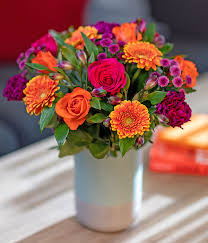
%> input picture 0303/flowers.jpg, 208 x 243 px
$ octave W03_03.m   (GNU Octave 9; MATLAB toolbox functions it lacks are replaced by stand-ins)
%> lines starting %> are read from the running program, lines starting %| are printed output that depends on the picture; in (x1, y1, x2, y2) boxes, pixels count from 0 and x2, y2 are one past the last pixel; in counts of white or black regions, pixels touching at a corner belong together; the program's own positions count from 1
% 將 RGB 圖像或顏色 mapping to gray, HSV
% adjust uint16 -> uint 64, uint 8 ->16~
close all;
clear all;
clc;

RGB = imread("flowers.jpg");
%> RGB is the input picture: size 243x208x3 uint8; mean R, G, B 149, 105.4, 97
Gray = rgb2gray(RGB);
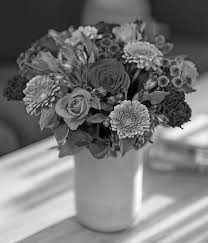
%> Gray: size 243x208 uint8; min 0, max 254, mean 117.5
BW = im2bw(Gray);
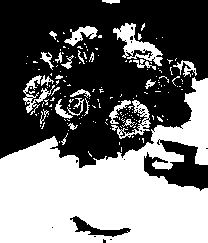
%> BW: size 243x208 logical; 44.9% white; 169 white regions (142 under 20 px), largest, box (x1, y1, x2, y2) and area: (0, 77, 208, 243) 19034, (113, 23, 163, 66) 771, (111, 100, 151, 139) 375
BW3 = im2bw(Gray, 0.3);
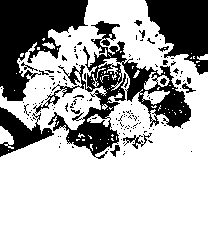
%> BW3: size 243x208 logical; 69.5% white; 142 black regions (125 under 20 px), largest, box (x1, y1, x2, y2) and area: (33, 21, 191, 159) 5529, (0, 0, 88, 101) 4834, (145, 0, 208, 75) 2975
BW7 = im2bw(RGB, 0.7);
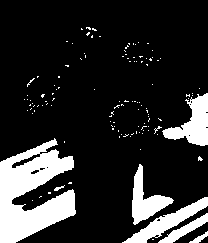
%> BW7: size 243x208 logical; 17.3% white; 122 white regions (115 under 20 px), largest, box (x1, y1, x2, y2) and area: (0, 138, 76, 243) 4651, (162, 93, 208, 146) 1187, (122, 197, 208, 243) 1052
rgb_adjusted = imadjust(RGB, [0.8 0.99], []);
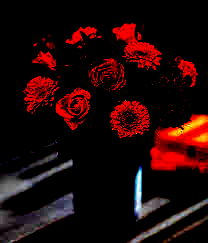
%> rgb_adjusted: size 243x208x3 uint8; mean R, G, B 33.5, 7.8, 7.4


figure;
subplot(1,4,1), imshow(RGB), title('Original');
% subplot(1,4,2), imshow(Gray), title('Gray');
% subplot(1,4,3), imshow(rgb_adjusted), title('Adjusted');
subplot(1,4,4), imshow(BW7), title('B&W0.7');

subplot(1,4,2), imshow(BW), title('B&W');
subplot(1,4,3), imshow(BW3), title('B&W0.3');

$ run again, with 0303/fruit bowl.jpg copied over 0303/flowers.jpg
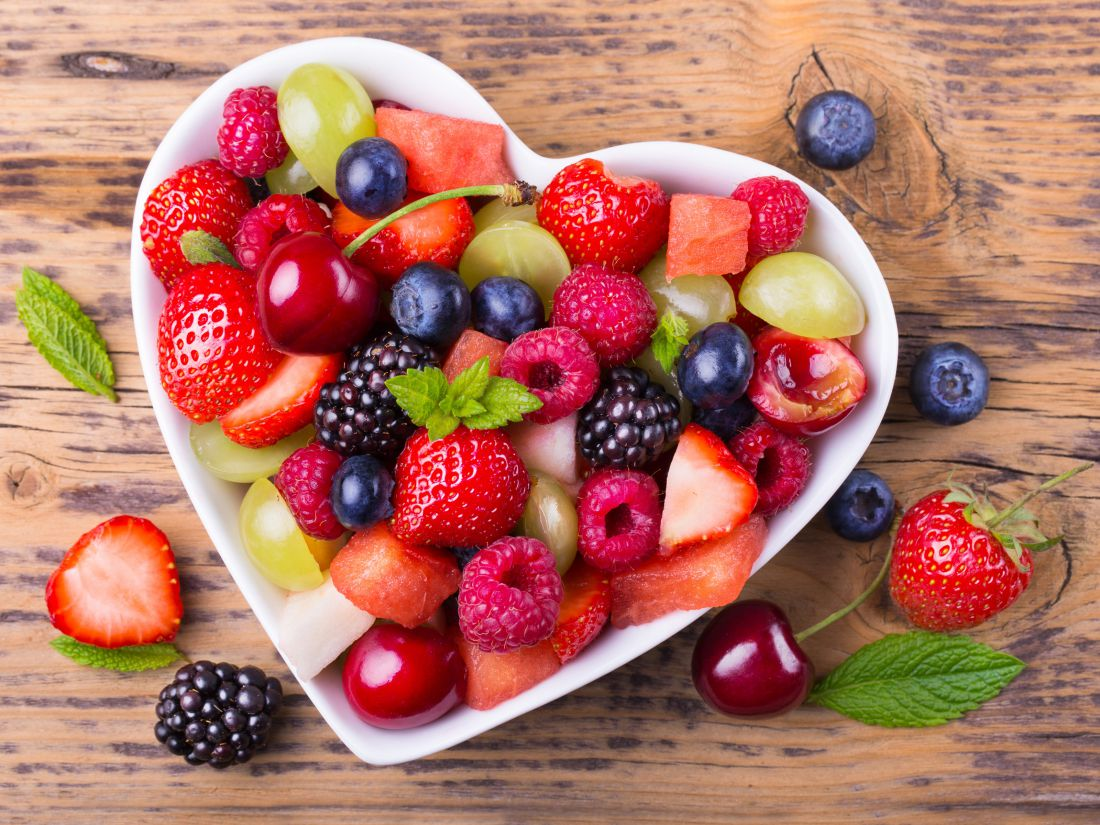
%> input picture 0303/fruit bowl.jpg, 1100 x 825 px
%> RGB is the input picture: size 825x1100x3 uint8; mean R, G, B 177.1, 114.7, 100
%> `BW = im2bw(Gray);`:
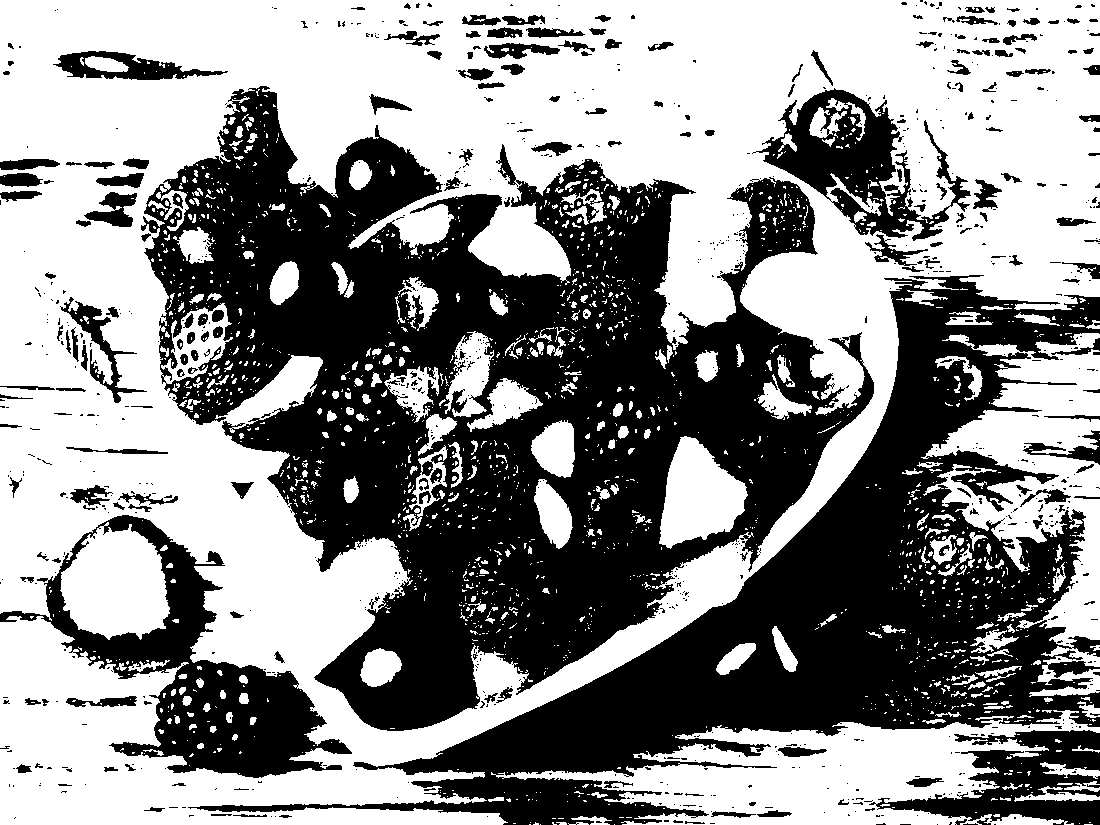
%> BW: size 825x1100 logical; 55.3% white; 939 black regions (731 under 20 px), largest, box (x1, y1, x2, y2) and area: (141, 86, 874, 731) 208404, (188, 275, 1100, 825) 122605, (0, 515, 352, 778) 25395
%> BW3: size 825x1100 logical; 78% white; 1510 black regions (1360 under 20 px), largest, box (x1, y1, x2, y2) and area: (147, 90, 853, 723) 119527, (447, 468, 976, 751) 36133, (156, 661, 309, 776) 10155
%> BW7: size 825x1100 logical; 24.5% white; 1338 white regions (1120 under 20 px), largest, box (x1, y1, x2, y2) and area: (0, 0, 898, 765) 139159, (510, 0, 969, 135) 23666, (0, 705, 179, 793) 6149
%> `rgb_adjusted = imadjust(RGB, [0.8 0.99], []);`:
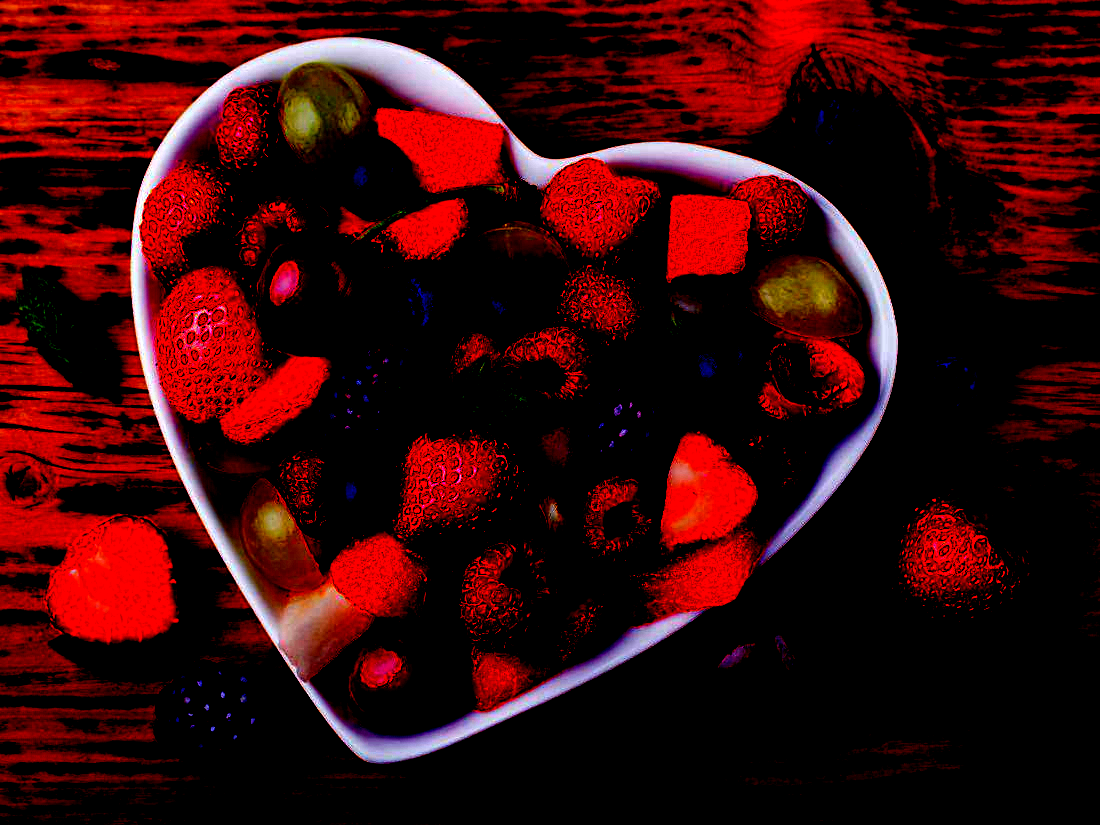
%> rgb_adjusted: size 825x1100x3 uint8; mean R, G, B 58.6, 8.9, 10.2

$ run again, with 0303/fruits.jpg copied over 0303/flowers.jpg
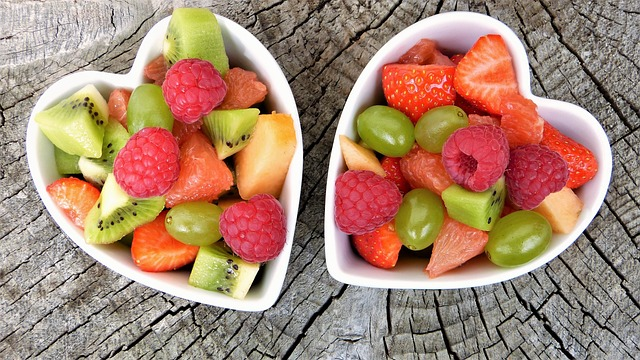
%> input picture 0303/fruits.jpg, 640 x 360 px
%> RGB is the input picture: size 360x640x3 uint8; mean R, G, B 168.4, 133.7, 112.9
%> `BW = im2bw(Gray);`:
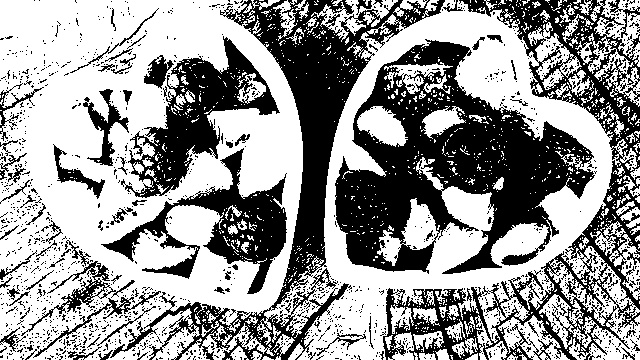
%> BW: size 360x640 logical; 59.5% white; 1592 black regions (1512 under 20 px), largest, box (x1, y1, x2, y2) and area: (335, 39, 595, 274) 27838, (110, 0, 445, 360) 18913, (383, 0, 640, 360) 18542
%> BW3: size 360x640 logical; 87.7% white; 1656 black regions (1528 under 20 px), largest, box (x1, y1, x2, y2) and area: (275, 0, 402, 266) 5708, (498, 141, 551, 219) 1502, (368, 139, 448, 216) 1052
%> BW7: size 360x640 logical; 26% white; 2482 white regions (2389 under 20 px), largest, box (x1, y1, x2, y2) and area: (0, 0, 303, 312) 30043, (325, 11, 612, 290) 13923, (0, 213, 49, 269) 880
%> `rgb_adjusted = imadjust(RGB, [0.8 0.99], []);`:
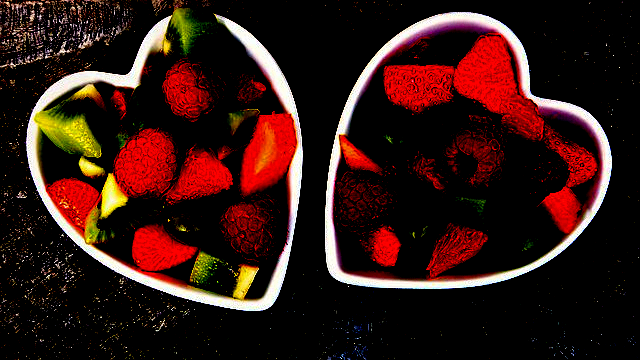
%> rgb_adjusted: size 360x640x3 uint8; mean R, G, B 52.1, 23.5, 18.9
